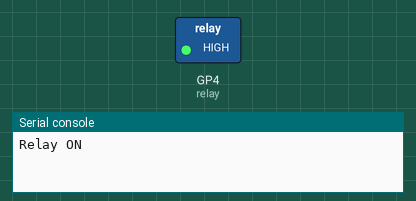
Simulated run of this program. Board: Raspberry Pi Pico running MicroPython. Shown: switched loads named in the program (green lamp = pin HIGH), the last lines printed to the serial console.

Above: at 1.0 s.
At 3.0 s:
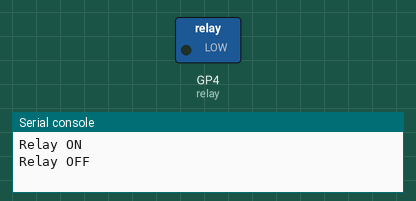
Timing chart, 0 to 5.2 s (numbered marks = the images above):
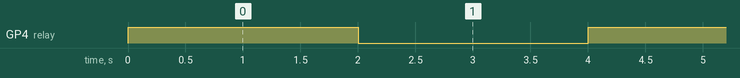

Measured:
- by itself, GP4 (relay): alternates HIGH for 2.0 s and LOW for 2.0 s

The program:

Relay_switch7_1.py
```python
from machine import Pin
import utime

# ກຳໜົດຂາ GPIO (ເຊື່ອມເຂົ້າກັບ IN ຂອງ Relay)
relay = Pin(4, Pin.OUT)

while True:
    print("Relay ON")
    relay.value(1)   # ຈ່າຍໄຟໃຫ້ກັບ Relay (ອຸປະກອນການທຳງານ)
    utime.sleep(2)

    print("Relay OFF")
    relay.value(0)   # ຕັດໄຟ Relay (ອຸປະກອນຫຍຸດທຳງານ)
    utime.sleep(2)
```
